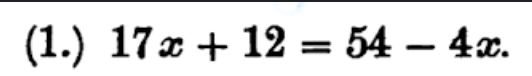
#> input picture visual_test_image.png, 532 x 76 px, found by its file name
$ python test_visual_math.py
#> lines starting #> are read from the running program, lines starting #| are printed output that depends on the picture; after the words box and inside, x2 and y2 are one past the last pixel; in counts of white or black regions, pixels touching at a corner belong together
### app/visual_parser.py
import cv2
import numpy as np
import pytesseract

# [24 lines left out: functions process_image, answer_visual_question, not called in this run]

def extract_text_from_image(image_path):
    """
    Use OCR to extract text from an image file.
    """
    try:
        image = cv2.imread(image_path)
#> image is the input picture: shape (76, 532, 3); mean B, G, R 224.9, 224.8, 224.7
        if image is None:
            raise ValueError(f"Could not load image from {image_path}")
        # Convert to grayscale for better OCR accuracy
        gray = cv2.cvtColor(image, cv2.COLOR_BGR2GRAY)
        # Optional: thresholding for cleaner text
        _, thresh = cv2.threshold(gray, 150, 255, cv2.THRESH_BINARY_INV + cv2.THRESH_OTSU)
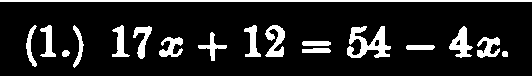
#> thresh: shape (76, 532); 12.8% white; 18 white regions, largest, box (x1, y1, x2, y2) and area: (0, 0, 532, 2) 1064, (347, 26, 391, 58) 701, (265, 25, 285, 57) 376
        # OCR
        text = pytesseract.image_to_string(thresh, config='--psm 7')
        return text.strip()
    except Exception as e:
        return f"Error extracting text: {e}"

### app/symbolic_math.py
import sympy as sp
from llm_interface import parse_with_llm

def parse_math_problem(problem_text):
    """
    Parse a natural language math problem into a SymPy expression using an LLM.
    """
    symbolic_expr = parse_with_llm(problem_text)
    try:
        expr = sp.sympify(symbolic_expr)
        return expr
    except Exception as e:
        raise ValueError(f"Failed to convert LLM output to SymPy expression: {e}")

def solve_math_problem(problem_text):
    """
    Solve a math problem given in natural language.
    Returns the solution as a string.
    """
    try:
        expr = parse_math_problem(problem_text)
        solution = sp.solve(expr)
        return str(solution)
    except Exception as e:
        return f"Error solving problem: {e}"

### app/llm_interface.py
import os
import openai

# Set your OpenAI API key here or via environment variable
# openai.api_key = os.getenv("OPENAI_API_KEY")

def parse_with_llm(problem_text):
    """
    Use an LLM (OpenAI) to parse a natural language math problem into a symbolic expression.
    Returns the parsed expression as a string.
    """
    try:
        response = openai.ChatCompletion.create(
            model="gpt-3.5-turbo",
            messages=[
                {"role": "system", "content": "You are a helpful assistant that converts natural language math problems into symbolic expressions. Respond with only the symbolic expression."},
                {"role": "user", "content": problem_text}
            ]
        )
        return response.choices[0].message.content.strip()
    except Exception as e:
        return f"Error parsing with LLM: {e}"

### app/test_visual_math.py
from visual_parser import extract_text_from_image
from symbolic_math import solve_math_problem

# Updated with the provided image file path
image_path = "/Users/parey69/Desktop/group project/neuro_symbolic_agent/visual_test_image.png"

# Step 1: OCR - Extract equation text from image
extracted_text = extract_text_from_image(image_path)
print(f"Extracted text: {extracted_text}")

# Step 2: Math Reasoning - Solve the extracted equation
solution = solve_math_problem(extracted_text)
print(f"Solution: {solution}")
